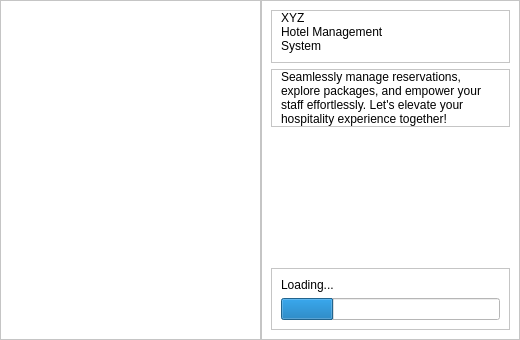
<?xml version="1.0" encoding="UTF-8"?>
<ui version="4.0">
 <class>splash_screen</class>
 <widget class="QWidget" name="splash_screen">
  <property name="geometry">
   <rect>
    <x>0</x>
    <y>0</y>
    <width>520</width>
    <height>340</height>
   </rect>
  </property>
  <property name="maximumSize">
   <size>
    <width>520</width>
    <height>340</height>
   </size>
  </property>
  <property name="windowTitle">
   <string>XYZ</string>
  </property>
  <property name="styleSheet">
   <string notr="true">background-color: rgb(255, 255, 255);</string>
  </property>
  <layout class="QHBoxLayout" name="horizontalLayout">
   <property name="spacing">
    <number>0</number>
   </property>
   <property name="leftMargin">
    <number>0</number>
   </property>
   <property name="topMargin">
    <number>0</number>
   </property>
   <property name="rightMargin">
    <number>0</number>
   </property>
   <property name="bottomMargin">
    <number>0</number>
   </property>
   <item>
    <widget class="QFrame" name="frame">
     <property name="frameShape">
      <enum>QFrame::StyledPanel</enum>
     </property>
     <property name="frameShadow">
      <enum>QFrame::Raised</enum>
     </property>
     <layout class="QVBoxLayout" name="verticalLayout_3">
      <property name="spacing">
       <number>0</number>
      </property>
      <property name="leftMargin">
       <number>0</number>
      </property>
      <property name="topMargin">
       <number>0</number>
      </property>
      <property name="bottomMargin">
       <number>0</number>
      </property>
      <item>
       <widget class="QLabel" name="label_5">
        <property name="minimumSize">
         <size>
          <width>250</width>
          <height>338</height>
         </size>
        </property>
        <property name="text">
         <string/>
        </property>
       </widget>
      </item>
     </layout>
    </widget>
   </item>
   <item>
    <widget class="QFrame" name="frame_2">
     <property name="cursor">
      <cursorShape>ArrowCursor</cursorShape>
     </property>
     <property name="frameShape">
      <enum>QFrame::StyledPanel</enum>
     </property>
     <property name="frameShadow">
      <enum>QFrame::Raised</enum>
     </property>
     <layout class="QVBoxLayout" name="verticalLayout_4">
      <item>
       <widget class="QFrame" name="frame_3">
        <property name="frameShape">
         <enum>QFrame::StyledPanel</enum>
        </property>
        <property name="frameShadow">
         <enum>QFrame::Raised</enum>
        </property>
        <layout class="QVBoxLayout" name="verticalLayout_2">
         <property name="spacing">
          <number>0</number>
         </property>
         <property name="topMargin">
          <number>0</number>
         </property>
         <item>
          <widget class="QLabel" name="label_2">
           <property name="styleSheet">
            <string notr="true">font: 700 36pt &quot;SF Pro Display&quot;;</string>
           </property>
           <property name="text">
            <string>XYZ</string>
           </property>
          </widget>
         </item>
         <item>
          <widget class="QLabel" name="label_3">
           <property name="styleSheet">
            <string notr="true">font: 12pt &quot;SF Pro Display&quot;;</string>
           </property>
           <property name="text">
            <string>Hotel Management
System</string>
           </property>
           <property name="wordWrap">
            <bool>true</bool>
           </property>
          </widget>
         </item>
        </layout>
       </widget>
      </item>
      <item>
       <widget class="QFrame" name="frame_4">
        <property name="frameShape">
         <enum>QFrame::StyledPanel</enum>
        </property>
        <property name="frameShadow">
         <enum>QFrame::Raised</enum>
        </property>
        <layout class="QHBoxLayout" name="horizontalLayout_2">
         <property name="spacing">
          <number>0</number>
         </property>
         <property name="topMargin">
          <number>0</number>
         </property>
         <property name="bottomMargin">
          <number>0</number>
         </property>
         <item>
          <widget class="QLabel" name="label">
           <property name="text">
            <string>Seamlessly manage reservations, explore packages, and empower your staff effortlessly. Let's elevate your hospitality experience together!</string>
           </property>
           <property name="wordWrap">
            <bool>true</bool>
           </property>
          </widget>
         </item>
        </layout>
       </widget>
      </item>
      <item>
       <spacer name="verticalSpacer">
        <property name="orientation">
         <enum>Qt::Vertical</enum>
        </property>
        <property name="sizeHint" stdset="0">
         <size>
          <width>20</width>
          <height>58</height>
         </size>
        </property>
       </spacer>
      </item>
      <item>
       <widget class="QFrame" name="frame_5">
        <property name="frameShape">
         <enum>QFrame::StyledPanel</enum>
        </property>
        <property name="frameShadow">
         <enum>QFrame::Raised</enum>
        </property>
        <layout class="QVBoxLayout" name="verticalLayout">
         <item>
          <widget class="QLabel" name="label_4">
           <property name="text">
            <string>Loading...</string>
           </property>
          </widget>
         </item>
         <item>
          <widget class="QProgressBar" name="progressBar">
           <property name="value">
            <number>24</number>
           </property>
           <property name="textVisible">
            <bool>false</bool>
           </property>
          </widget>
         </item>
        </layout>
       </widget>
      </item>
     </layout>
    </widget>
   </item>
  </layout>
 </widget>
 <resources/>
 <connections/>
</ui>
